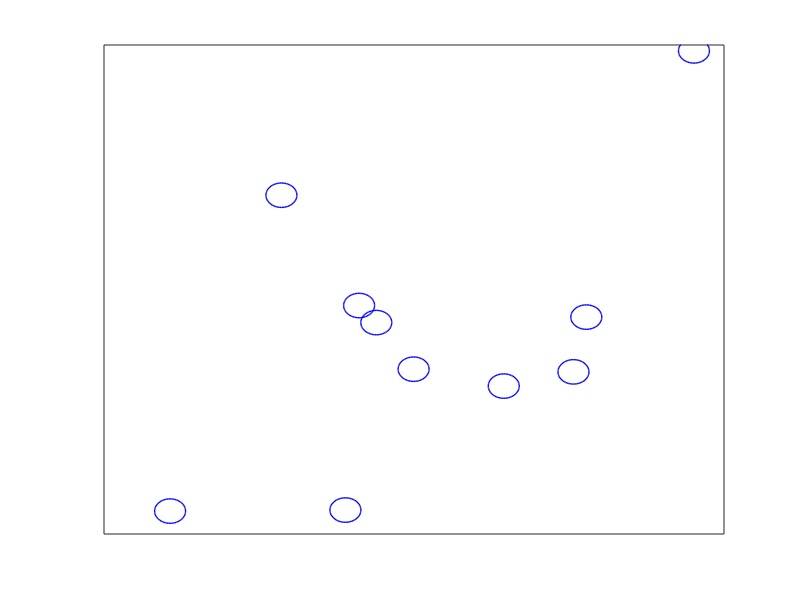

This figure's MATLAB source: (Note: this script raises an error after producing the figure.)
function moving_cells(num_cells, diameter, speed)
% function moving_cells(num_cells, diameter,speed)
% usage moving_cells() - produce an animation of 10 blue cells that move at
% a constant speed of ..
% optional arguments num_cells sets the number of cells to be used and the
% optional parameter speed sets the speed for these cells
%This function was written in attempt to replicate Ingmar's first
%assignment which was an animation of several blue circles (outlines) that
%moved about an axes in random directions at a constant speed
close all; 
if(nargin<3)
    speed = 0.1;
end
if(nargin<2)
    diameter = 1;
end
if(nargin<1)
    num_cells = 10;
end

half_width = 10;
half_height = 10;
f = figure('renderer','opengl');%painters may be preferred to set double buffering

a = axes('parent',f,'xlim',[-half_width, half_width],'ylim',[-half_height, half_height],'box','on','xticklabel',[],'yticklabel',[],'xtick',[],'ytick',[]); 

pos = half_width*(2*rand([num_cells,2])-1); %falls in the range of the x and y limits of the axes

% give them all a constant (though random) velocity for now
velocity = (0.5-rand([num_cells,2]))*speed;  

% from Mathworks.com: linkdata buffers updates to data and dispatches them to plots at roughly
% half-second intervals. This makes data linking not suitable for smoothly
% animating changes in data values unless they are updated in loops that
% are forced to execute two times per second or less.
h = zeros(num_cells,1);
for k=1:num_cells
    h(k) = rectangle('position',[pos(k,:),diameter, diameter],'curvature',[1,1],'parent',a,'edgecolor','blue','linewidth',1,'userdata',velocity(k,:));    
end


fps = 20;
t = timer('timerfcn',{@update_cells,h,diameter,half_height, half_width},'period',1/fps,'executionmode','fixeddelay');

set(f,'userdata',t,'closerequestfcn','t = get(gcf,''userdata'');stop(t);delete(t);delete(gcf);'); %clean up the figure and remove timer object from memory
start(t);

%alternatively could use this, but don't want to get the wrong one!
%all_timers = timerfind;

function update_cells(hObject,eventdata,cell_h, cell_diameter, border_height, border_width)
%timer update function that adjusts the position of the cells based on the
%speed and whether they are bouncing around or not

%would need a check here in the case that only one cell handle (and the
%cell2mat function would break;
pos = cell2mat(get(cell_h,'position'));
velocity = cell2mat(get(cell_h,'userdata'));

pos(:,1:2) = pos(:,1:2)+velocity;

for k=1:numel(cell_h)
    %handle the border constraints/boundaries
    if(pos(k,1)+cell_diameter>border_width)
        pos(k,1)=border_width-cell_diameter;
        velocity(k,1)=-velocity(k,1);
    elseif(pos(k,1)<-border_width)
        pos(k,1)=-border_width;
        velocity(k,1)=-velocity(k,1);
    end;
    if(pos(k,2)+cell_diameter>border_height)
        pos(k,2)=border_height-cell_diameter;
        velocity(k,2)=-velocity(k,2);
    elseif(pos(k,2)<-border_height)
        pos(k,2)=-border_height;
        velocity(k,2)=-velocity(k,2);
    end;
    
    set(cell_h(k),'position',pos(k,:),'userdata',velocity(k,:));
end
